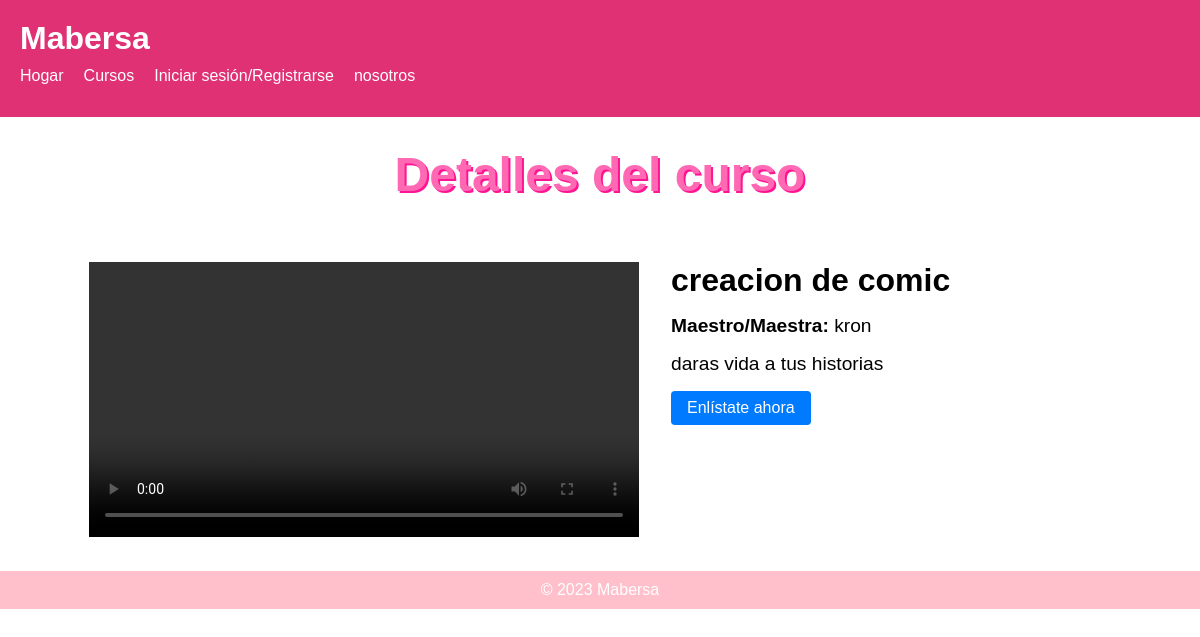
The app's page /course.php?c_id=1, older data.
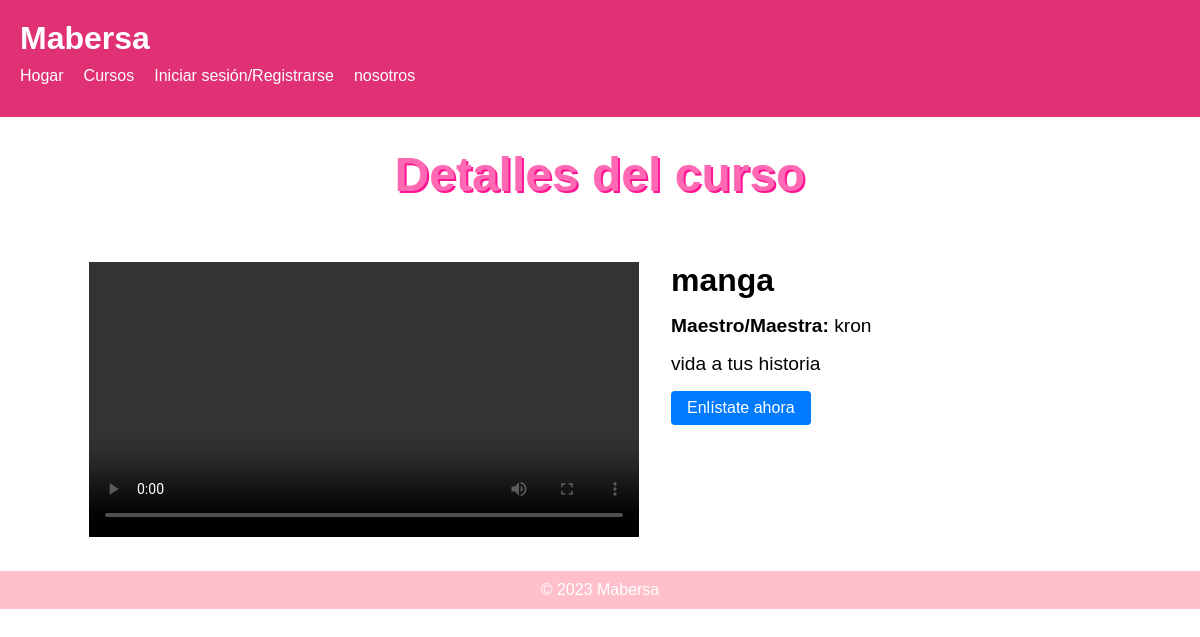
The same page, newer data.
### tables this page shows
CREATE TABLE `courses` (
  `c_id` int(11) NOT NULL,
  `t_id` int(11) NOT NULL,
  `course_name` varchar(255) NOT NULL,
  `course_description` text DEFAULT NULL,
  `video` varchar(255) DEFAULT NULL,
  `timestamp` timestamp NOT NULL DEFAULT current_timestamp(),
  `approved` tinyint(1) DEFAULT 0
);

### course.php (the view, shortened to what this page needs)
<?php
require_once('db_conn.php');
$show = $info = '';
if (isset($_REQUEST['c_id'])) {
    $c_id = mysqli_real_escape_string($conn,$_REQUEST['c_id']);
    $sql = "SELECT * FROM courses WHERE `c_id` = '$c_id'";
    $result = mysqli_query($conn, $sql);
    $row = mysqli_fetch_assoc($result);
    if (mysqli_num_rows($result) > 0) {
        $t_id = $row['t_id'];
            $sql1 = "SELECT * FROM `users` WHERE `u_id` = '$t_id'";
            $result1 = mysqli_query($conn,$sql1);
            $row1 = mysqli_fetch_assoc($result1);
            $show .= '<div class="video-container">
            <video src="./'.$row['video'].'" controls></video>
        </div>
        <div class="course-info">
            <h2>'.$row['course_name'].'</h2>
            <p><b>Maestro/Maestra:</b> '.$row1['name'].'</p>
            <p>'.nl2br($row['course_description']).'</p>
            <a href="?c_id='.$row['c_id'].'&enroll='.$row['c_id'].'" class="enroll-btn">Enlístate ahora</a>
        </div>';
    } else {
        $show = "<div class='error'>No se encontraron cursos.</div>";
    }
}
?>
<!DOCTYPE html>
<html>
    <head>
        <link rel="stylesheet" type="text/css" href="./assets/css/style.css">
    </head>
    <body>
        <?php include('header.php'); ?>
        <main>
            <h1 class="page-title">Detalles del curso</h1>
            <div class="course-container">
                <?php echo $show; ?>
            </div>
        </main>
        <?php include('footer.php'); ?>
    </body>
</html>

Row changes from the older to the newer data that the page shows:
changed courses: course_name "creacion de comic" → "manga"; course_description "daras vida a tus historias" → "vida a tus historia"
